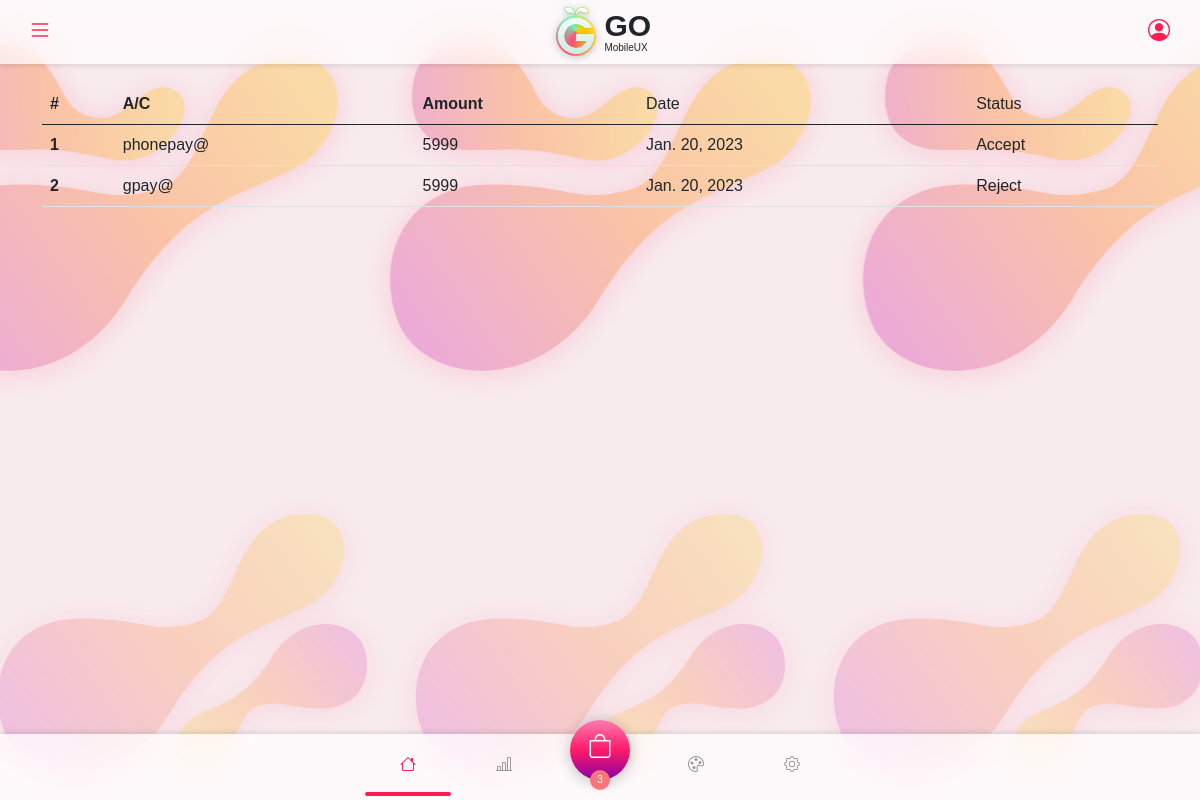
Page /withdraw/transaction on the earlier database version.
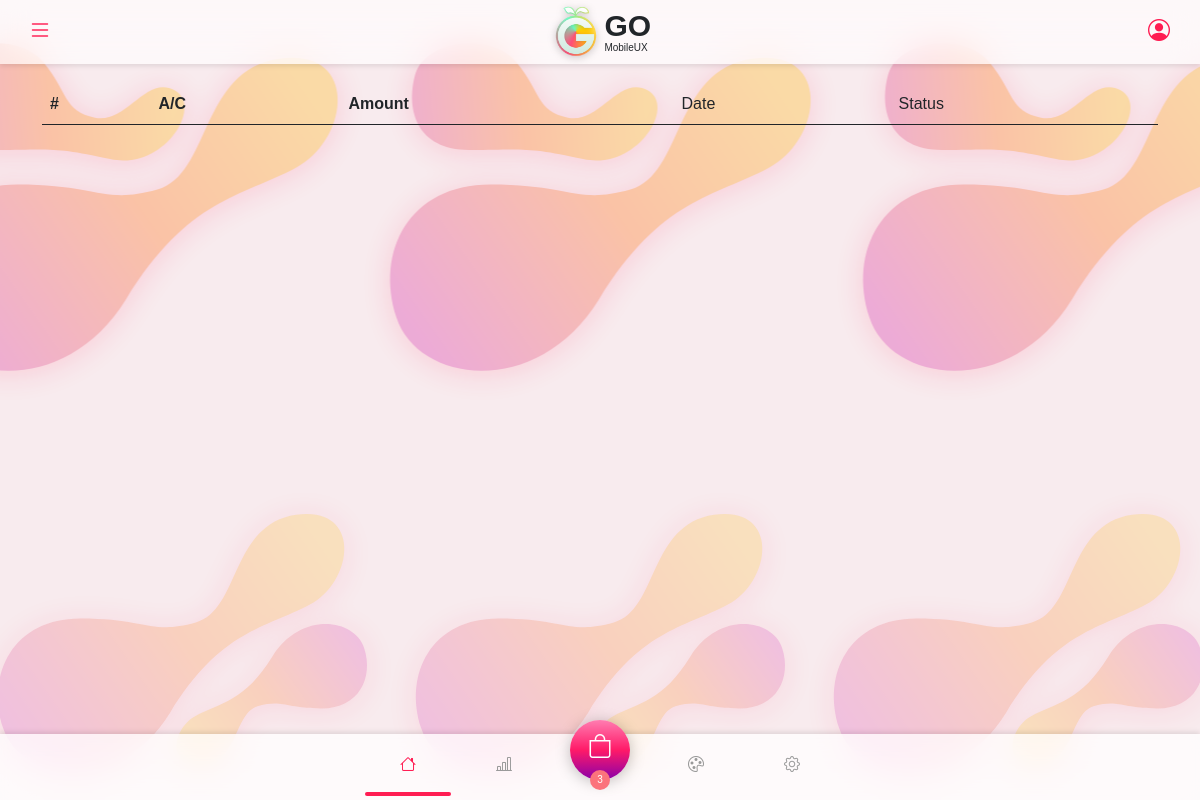
Same page on the later database version.
### shopping_app/models.py (models this page shows, shortened)
class Recharge(models.Model):
    user = models.ForeignKey(to=Profile,on_delete=CASCADE)
    upi_id = models.CharField(max_length=100)
    amount = models.PositiveIntegerField()
    utr = models.CharField(max_length=100)
    date = models.DateField(auto_now_add=True)
    recharge_request = models.CharField(max_length=50,choices=recharge_request,default="Pending")

### shopping_app/views.py (the view)
# urls.py: path("withdraw/transaction",views.withdraw_transaction,name="withdraw_transaction"),
def withdraw_transaction(request):
    recharge = Recharge.objects.all()
    return render(request,'transaction/withdraw_transaction.html',{'recharge':recharge})

### templates/transaction/withdraw_transaction.html
{% extends 'Base/base.html' %}
{% block main-content %}
<table class="table">
    <thead>
      <tr>
        <th scope="col">#</th>
        <th scope="col">A/C</th>
        <th scope="col">Amount</th>
        <td scope="col">Date</td>
        <td scope="col">Status</td>
      </tr>
    </thead>
    <tbody>
        {% for i in recharge %}
      <tr>
        <th scope="row">{{forloop.counter}}</th>
        <td>{{i.upi_id}}</td>
        <td>{{i.amount}}</td>
        <td>{{i.date}}</td>
        <td>{{i.recharge_request}}</td>
    </tr>
    {% endfor %}
    </tbody>
  </table>
{% endblock main-content %}

Differences in the rows shown:
removed Recharge: upi_id "phonepay@", amount "5999", date "Jan. 20, 2023", recharge_request "Accept"
removed Recharge: upi_id "gpay@", amount "5999", date "Jan. 20, 2023", recharge_request "Reject"
